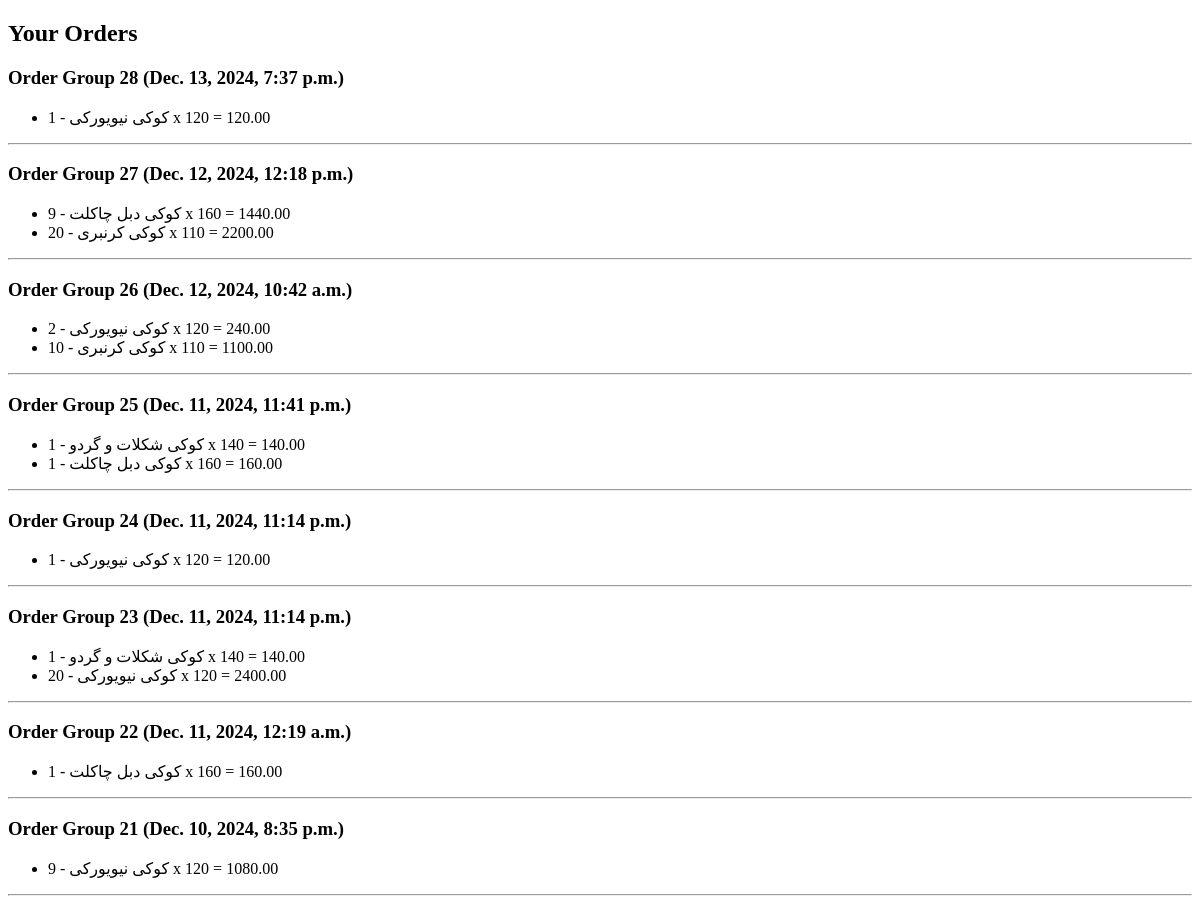
Before: /orders/ (signed in, upper part) with the older database file.
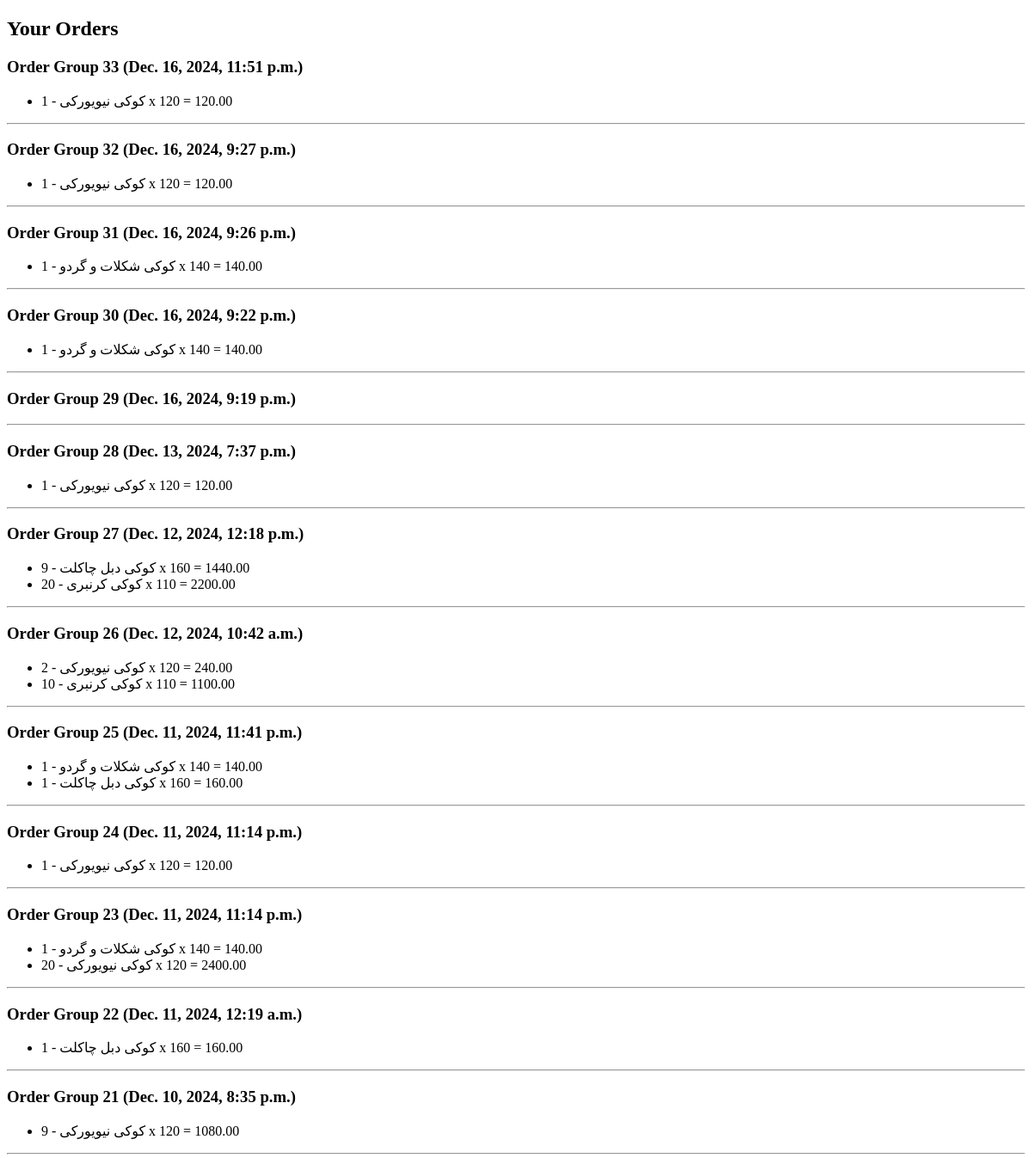
After: the same page with the newer database file.
### shop/models.py (models this page shows, shortened)
class OrderGroup(models.Model):
    user = models.ForeignKey(User, on_delete=models.CASCADE)
    created_at = models.DateTimeField(auto_now_add=True)
    order_number=models.PositiveIntegerField(null=True)

class Order(models.Model):
    order_group = models.ForeignKey(OrderGroup, related_name='orders', on_delete=models.CASCADE,null=True,blank=True)
    product = models.ForeignKey(Product, on_delete=models.CASCADE,null=True)
    quantity = models.PositiveIntegerField(null=True)
    total_price = models.DecimalField(max_digits=10, decimal_places=2)

class Product(models.Model):
    name = models.CharField(max_length=100)
    price = models.PositiveIntegerField()
    quantity = models.PositiveIntegerField()
    image = models.ImageField(upload_to='images', null=True, blank=True)  # Image field added
    ingredient= models.CharField(max_length=500,null=True, blank=True)
    description=models.CharField(max_length=1000,null=True, blank=True)

### shop/views.py (the view)
# urls.py: path('orders/', views.order_list, name='order_list'),
@login_required
def order_list(request):
    order_groups = OrderGroup.objects.filter(user=request.user).order_by('-created_at')
    return render(request, 'shop/order_list.html', {'order_groups': order_groups})

### shop/templates/shop/order_list.html (shortened to what this page needs)
<!DOCTYPE html>
<html lang="en">
<head>
</head>
<body>
    <h2>Your Orders</h2>
    {% if order_groups %}
        {% for group in order_groups %}
            <h3>Order Group {{ group.id }} ({{ group.created_at }})</h3>
            <ul>
                {% for order in group.orders.all %}
                    <li>
                        {{ order.product.name }} - {{ order.quantity }} x {{ order.product.price }} = {{ order.total_price }}
                    </li>
                {% endfor %}
            </ul>
            <hr>
        {% endfor %}
    {% else %}
        <p>You have no orders yet.</p>
    {% endif %}
</body>
</html>

Changed rows visible on the page:
added OrderGroup: id "33", created_at "Dec. 16, 2024, 11:51 p.m."
added Order: product.name "کوکی نیویورکی", quantity "1", product.price "120", total_price "120.00", shown under "33"
added OrderGroup: id "32", created_at "Dec. 16, 2024, 9:27 p.m."
added Order: product.name "کوکی نیویورکی", quantity "1", product.price "120", total_price "120.00", shown under "32"
added OrderGroup: id "31", created_at "Dec. 16, 2024, 9:26 p.m."
added Order: product.name "کوکی شکلات و گردو", quantity "1", product.price "140", total_price "140.00", shown under "31"
added OrderGroup: id "30", created_at "Dec. 16, 2024, 9:22 p.m."
added Order: product.name "کوکی شکلات و گردو", quantity "1", product.price "140", total_price "140.00", shown under "30"
added OrderGroup: id "29", created_at "Dec. 16, 2024, 9:19 p.m."
